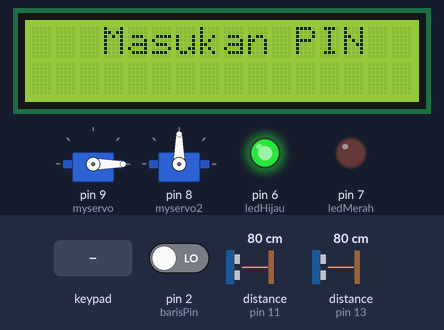
Bench run of a sketch on a simulated Arduino Uno, built with avr-gcc and run on an emulated ATmega328P. Shown: 16×2 character LCD, 2 × servo, output pins drawn as LEDs (lit = HIGH). The test bench sets the inputs (shaded band); at power-on: distance to the obstacle (sensors on pin 11, pin 13) 80 cm, pin 2 (barisPin) LOW. The echo pulse lasts 58.3 µs per cm; what the sketch prints to the serial monitor is not drawn.

Above: at 1.2 s.
1.3 s: key '*' pressed
At 3.1 s:
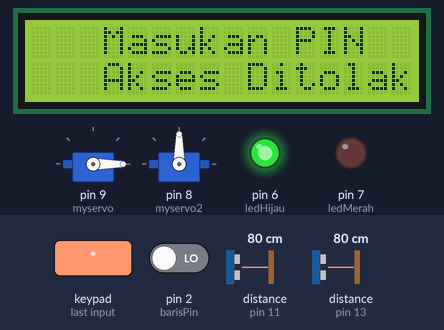
3.6 s: keypad keys 1 2 3 4 pressed 1.428 s apart
At 6.5 s:
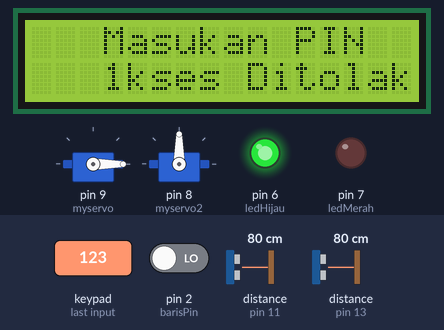
13.5 s: key '#' pressed
17.6 s: key '0' pressed
At 21.5 s:
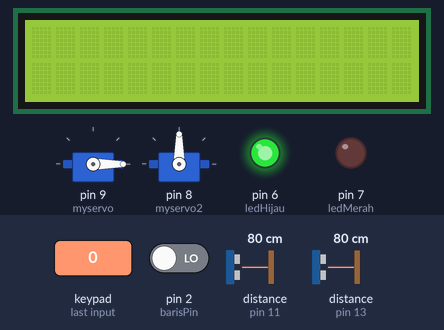
21.7 s: key '#' pressed
At 25.4 s:
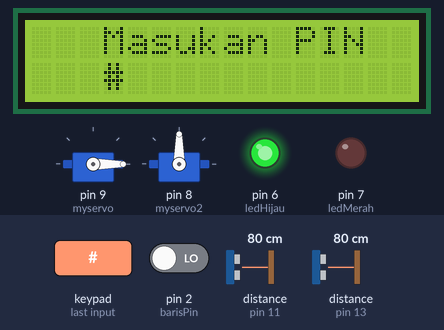
25.7 s: distance to the obstacle (sensor on pin 11) set to 17 cm
28.7 s: distance to the obstacle (sensor on pin 11) set to 13 cm
At 31.6 s:
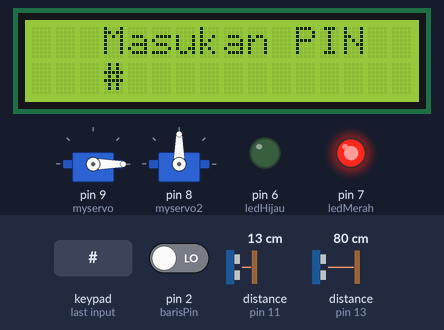
Timing chart, 0 to 33.1 s (numbered marks = the images above; inputs shaded):
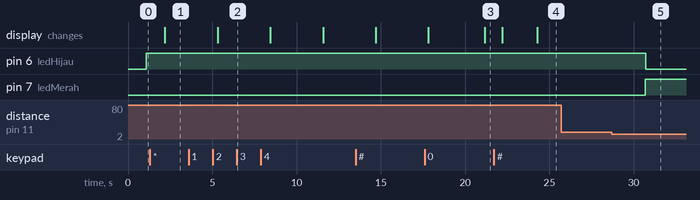

The sketch:

90.ino
```cpp
#include <Password.h>
#include <Keypad.h>
Password password = Password( "14" ); //Ubah password
#include <LiquidCrystal_I2C.h>
#include <Wire.h>
#include <Servo.h>
#include <SimpleTimer.h>
SimpleTimer timer;
Servo myservo;
Servo myservo2;
#include <Ultrasonic.h>
#define ledHijau 6
#define ledMerah  7
Ultrasonic ultrasonic (12, 13) ;//trigger and echo pin ditace
Ultrasonic ultrasonic2(10, 11) ;//trigger and echo pin isi tong
int distance;
int isitong;
int pos = 0;
const byte baris = 4; //Baris
const byte kolom = 3; //Kolom

char keys[baris][kolom] = {
{'1','2','3'},
{'4','5','6'},
{'7','8','9'},
{'*','0','#'}
};

byte barisPin[baris] = {0,A0,2,3};
byte kolomPin[kolom]= {4,5,A1};

// Buat objek keypad
Keypad keypad = Keypad( makeKeymap(keys), barisPin, kolomPin, baris, kolom );
LiquidCrystal_I2C lcd(0x27, 16, 2);

void setup() {
  // put your setup code here, to run once:

  lcd.backlight();
  lcd.init();
  lcd.clear();
  //keypad.addEventListener(keypadEvent);
  Serial.begin(9600);
  myservo.attach(9);
  myservo2.attach(8);
  myservo.write(0);
  myservo2.write(90);
  keypad.addEventListener(keypadEvent); //add an event listener for this keypad
  pinMode(ledHijau,OUTPUT);
  pinMode(ledMerah,OUTPUT);


}
void loop() {

  lcd.setCursor(3,0);
  lcd.print("Masukan PIN");
  Serial.println(keypad.getKey());


  distance = ultrasonic.read(); // untuk membuka tong
  isitong = ultrasonic2.read();// membaca isi
  Serial.println(distance);
  Serial.println(isitong);
  delayMicroseconds(50);


 if (distance <= 50 ){

   // for (pos = 0; pos <= 90; pos += 1)  // goes from 0 degrees to 180 degrees
    // in steps of 1 degree
    myservo.write(180);              // tell servo to go to position in variable 'pos'
    delay(1000);

 }

 if (distance > 50 ){

  // for (pos = 90; pos >= 0; pos -= 1)  // goes from 180 degrees to 0 degrees
   myservo.write(0);              // tell servo to go to position in variable 'pos'
   delay(1000);
 }

//aja();
    while (isitong < 15){
  isitong = ultrasonic2.read();// membaca isi

  const int ace =  keypad.getKey();
  int lufi = keypad.getState();

  attachInterrupt(ace ,keypadEvent,FALLING);

  //timer.setTimeout(100,ace);
  digitalWrite(ledMerah,HIGH);
  delay(10);
  digitalWrite(ledHijau,LOW);
  delay(10);
   myservo.write(0);
   delay(900);
  if (isitong > 15 ){
  return 0;
  }

}
if (isitong > 15 ){
 digitalWrite(ledHijau,HIGH);
 delay(10);
 digitalWrite(ledMerah,LOW);
  delay(10);

}


}
void keypadEvent(KeypadEvent eKey){

  switch (keypad.getState()){
    case PRESSED:
  lcd.setCursor(3,1);
  lcd.print(eKey);
  switch (eKey){
    case '*': checkPassword(); break;
    case '0': password.reset();lcd.clear(); break;
    case '#':tutup();break;
    default: password.append(eKey);
     }

  }

}

void checkPassword(){
  if (password.evaluate()){
    myservo2.write(0);              // tell servo to go to position in variable 'pos'
   delay(9000);
   Serial.println("Success");
   lcd.setCursor(3,1);
   lcd.print("Akses Diterima!");
    //Add code to run if it works
  }else{
    Serial.println("Wrong");
    lcd.setCursor(3,1);
    lcd.print("Akses Ditolak!");
    //add code to run if it did not work
  }
}
void tutup(){
    myservo2.write(90);
     delay (200);
}
```

Measured:
- the behaviour switches between 15 and 14 cm on distance to the obstacle (sensor on pin 11) (found by bisection; images 4 and 5)
- after the input at 1.3 s, the display: changes after 0.89 s (image 1)
- after the input at 3.6 s, the display: changes after 1.7 s (image 2)
- after the input at 17.6 s, the display: first differs from a run without the input after 3.6 s (image 3)
- after the input at 21.7 s, the display: first differs from a run without the input after 2.6 s (image 4)
- after the input at 25.7 s, every drawn part: stays the same
- after the input at 28.7 s, pin 6 (ledHijau): HIGH → LOW after 2.0 s; pin 7 (ledMerah): LOW → HIGH after 2.0 s
